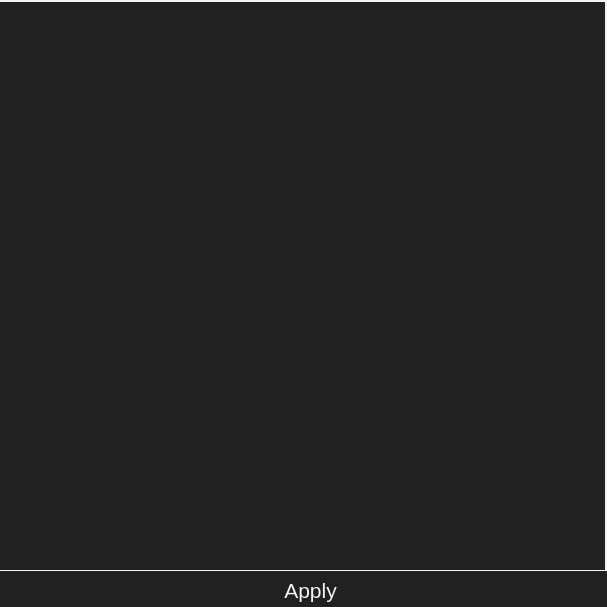
<?xml version="1.0" encoding="UTF-8"?>
<ui version="4.0">
 <class>CustomSettings</class>
 <widget class="QDialog" name="CustomSettings">
  <property name="geometry">
   <rect>
    <x>0</x>
    <y>0</y>
    <width>607</width>
    <height>607</height>
   </rect>
  </property>
  <property name="sizePolicy">
   <sizepolicy hsizetype="Fixed" vsizetype="Fixed">
    <horstretch>50</horstretch>
    <verstretch>50</verstretch>
   </sizepolicy>
  </property>
  <property name="minimumSize">
   <size>
    <width>607</width>
    <height>607</height>
   </size>
  </property>
  <property name="maximumSize">
   <size>
    <width>607</width>
    <height>607</height>
   </size>
  </property>
  <property name="sizeIncrement">
   <size>
    <width>50</width>
    <height>50</height>
   </size>
  </property>
  <property name="font">
   <font>
    <family>Helvetica</family>
    <pointsize>20</pointsize>
    <bold>true</bold>
   </font>
  </property>
  <property name="windowTitle">
   <string>Custom Settings</string>
  </property>
  <property name="styleSheet">
   <string notr="true">QDialog {
	border-top: 2px solid #F4F4F4;
	border-right: 2px solid #F4F4F4;
	background-color: #212121;
	color: #F4F4F4;
}</string>
  </property>
  <property name="sizeGripEnabled">
   <bool>false</bool>
  </property>
  <widget class="QPushButton" name="apply_btn">
   <property name="geometry">
    <rect>
     <x>-10</x>
     <y>570</y>
     <width>641</width>
     <height>41</height>
    </rect>
   </property>
   <property name="font">
    <font>
     <family>Helvetica</family>
     <pointsize>16</pointsize>
     <bold>false</bold>
    </font>
   </property>
   <property name="styleSheet">
    <string notr="true">QPushButton {
	border: 1px solid #F4F4F4;
	background-color: #212121;
	color: #F4F4F4;
}

QPushButton:pressed {
    background-color: #F4F4F4;
	color: #9e2a2b;
}

QPushButton:hover {
     background-color: #e0c3fc;
	color: #212121;
 }</string>
   </property>
   <property name="text">
    <string>Apply</string>
   </property>
  </widget>
 </widget>
 <resources/>
 <connections/>
</ui>
